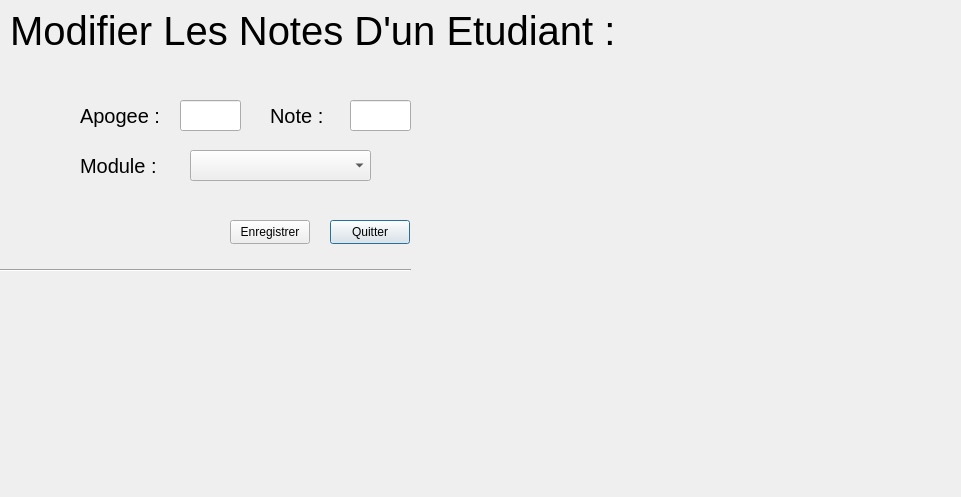
<?xml version="1.0" encoding="UTF-8"?>
<ui version="4.0">
 <class>modif_note</class>
 <widget class="QDialog" name="modif_note">
  <property name="geometry">
   <rect>
    <x>0</x>
    <y>0</y>
    <width>961</width>
    <height>497</height>
   </rect>
  </property>
  <property name="windowTitle">
   <string>Dialog</string>
  </property>
  <widget class="QLabel" name="enseignant_label">
   <property name="geometry">
    <rect>
     <x>80</x>
     <y>150</y>
     <width>91</width>
     <height>31</height>
    </rect>
   </property>
   <property name="styleSheet">
    <string notr="true">QLabel{
font-size:20px;
}</string>
   </property>
   <property name="text">
    <string>Module :</string>
   </property>
  </widget>
  <widget class="QLineEdit" name="lineEdit_id">
   <property name="geometry">
    <rect>
     <x>180</x>
     <y>100</y>
     <width>61</width>
     <height>31</height>
    </rect>
   </property>
  </widget>
  <widget class="QPushButton" name="pushButton_2">
   <property name="geometry">
    <rect>
     <x>330</x>
     <y>220</y>
     <width>80</width>
     <height>24</height>
    </rect>
   </property>
   <property name="text">
    <string>Quitter</string>
   </property>
  </widget>
  <widget class="QLabel" name="label">
   <property name="geometry">
    <rect>
     <x>10</x>
     <y>0</y>
     <width>641</width>
     <height>61</height>
    </rect>
   </property>
   <property name="styleSheet">
    <string notr="true">QLabel{
font-size:40px;
	}</string>
   </property>
   <property name="text">
    <string>Modifier Les Notes D'un Etudiant :</string>
   </property>
  </widget>
  <widget class="Line" name="line">
   <property name="geometry">
    <rect>
     <x>-30</x>
     <y>260</y>
     <width>441</width>
     <height>20</height>
    </rect>
   </property>
   <property name="orientation">
    <enum>Qt::Orientation::Horizontal</enum>
   </property>
  </widget>
  <widget class="QPushButton" name="enregistrer_pushButton">
   <property name="geometry">
    <rect>
     <x>230</x>
     <y>220</y>
     <width>80</width>
     <height>24</height>
    </rect>
   </property>
   <property name="text">
    <string>Enregistrer</string>
   </property>
  </widget>
  <widget class="QLabel" name="module_label">
   <property name="geometry">
    <rect>
     <x>80</x>
     <y>100</y>
     <width>91</width>
     <height>31</height>
    </rect>
   </property>
   <property name="styleSheet">
    <string notr="true">QLabel{
font-size:20px;
}</string>
   </property>
   <property name="text">
    <string>Apogee :</string>
   </property>
  </widget>
  <widget class="QComboBox" name="comboBox_module">
   <property name="geometry">
    <rect>
     <x>190</x>
     <y>150</y>
     <width>181</width>
     <height>31</height>
    </rect>
   </property>
  </widget>
  <widget class="QLineEdit" name="lineEdit_nouvelleNote">
   <property name="geometry">
    <rect>
     <x>350</x>
     <y>100</y>
     <width>61</width>
     <height>31</height>
    </rect>
   </property>
  </widget>
  <widget class="QLabel" name="enseignant_label_2">
   <property name="geometry">
    <rect>
     <x>270</x>
     <y>100</y>
     <width>61</width>
     <height>31</height>
    </rect>
   </property>
   <property name="styleSheet">
    <string notr="true">QLabel{
font-size:20px;
}</string>
   </property>
   <property name="text">
    <string>Note :</string>
   </property>
  </widget>
 </widget>
 <resources/>
 <connections/>
</ui>
